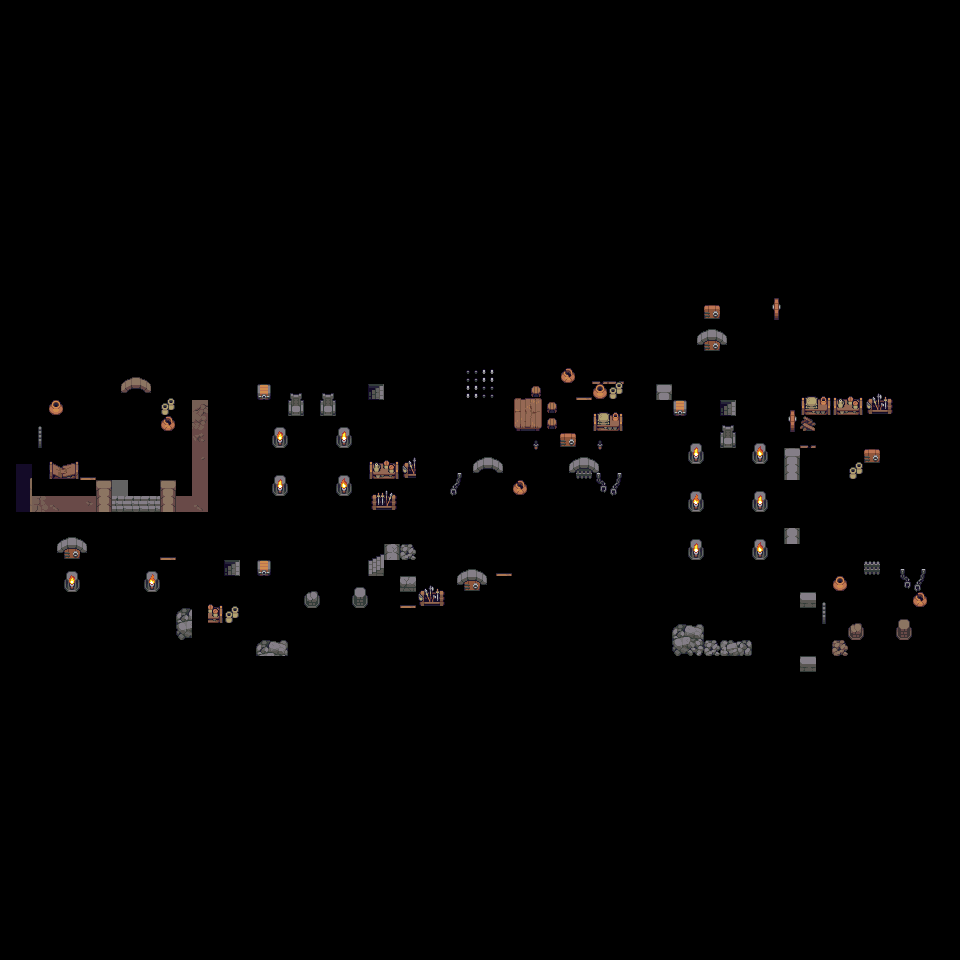

A level layout from a 2D game, rendered from its tile map. Below: a short description, then the map file with tile-grid data replaced by summaries:
An orthogonal 60x60 tile map with 16x16 px tiles, 2 tile layers (Objects (under), Objects), 2 hidden layers not drawn.

<map version="1.2" tiledversion="1.2.4" orientation="orthogonal" renderorder="right-down" width="60" height="60" tilewidth="16" tileheight="16" infinite="0" nextlayerid="6" nextobjectid="7">
 <tileset firstgid="1" name="dungeon_tileset_v1" tilewidth="16" tileheight="16" tilecount="480" columns="20">
  <image source="tiles_dungeon_v1.1.png" width="320" height="384" />
 </tileset>
 <layer id="1" name="Floor/walls" width="60" height="60" visible="0">
  <data>[3600 cells, 3078 non-empty, 159 distinct tile ids]</data>
 </layer>
 <layer id="2" name="Objects (under)" width="60" height="60">
  <data>[3600 cells, 97 non-empty, 56 distinct tile ids]</data>
 </layer>
 <layer id="3" name="Objects" width="60" height="60">
  <data>[3600 cells, 165 non-empty, 96 distinct tile ids]</data>
 </layer>
 <objectgroup id="4" name="Object Layer 1" />
 <imagelayer id="5" name="Image Layer 1" visible="0" offsetx="112" offsety="784">
  <image source="../../working/dungeon/cover.png" />
 </imagelayer>
</map>
